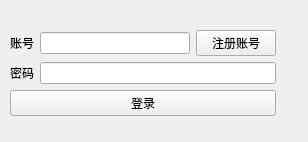
<?xml version="1.0" encoding="UTF-8"?>
<ui version="4.0">
 <class>clientlogin</class>
 <widget class="QWidget" name="clientlogin">
  <property name="geometry">
   <rect>
    <x>0</x>
    <y>0</y>
    <width>308</width>
    <height>142</height>
   </rect>
  </property>
  <property name="windowTitle">
   <string>Form</string>
  </property>
  <widget class="QWidget" name="layoutWidget">
   <property name="geometry">
    <rect>
     <x>10</x>
     <y>20</y>
     <width>266</width>
     <height>107</height>
    </rect>
   </property>
   <layout class="QVBoxLayout" name="verticalLayout_4">
    <item>
     <layout class="QVBoxLayout" name="verticalLayout_3">
      <item>
       <layout class="QVBoxLayout" name="verticalLayout_2">
        <item>
         <layout class="QVBoxLayout" name="verticalLayout">
          <item>
           <layout class="QHBoxLayout" name="horizontalLayout">
            <item>
             <widget class="QLabel" name="idLabel">
              <property name="text">
               <string>账号</string>
              </property>
             </widget>
            </item>
            <item>
             <widget class="QLineEdit" name="idLineEdit"/>
            </item>
            <item>
             <widget class="QPushButton" name="regPushButton">
              <property name="text">
               <string>注册账号</string>
              </property>
             </widget>
            </item>
           </layout>
          </item>
          <item>
           <layout class="QHBoxLayout" name="horizontalLayout_2">
            <item>
             <widget class="QLabel" name="passwodLabel">
              <property name="text">
               <string>密码</string>
              </property>
             </widget>
            </item>
            <item>
             <widget class="QLineEdit" name="passWordLineEdit"/>
            </item>
           </layout>
          </item>
         </layout>
        </item>
        <item>
         <widget class="QPushButton" name="loginButton">
          <property name="text">
           <string>登录</string>
          </property>
         </widget>
        </item>
       </layout>
      </item>
     </layout>
    </item>
   </layout>
  </widget>
 </widget>
 <resources/>
 <connections/>
</ui>
